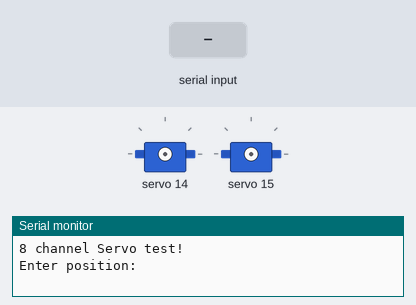
This program was run on a simulated ESP32-S3. On the bench: 2 × servo, the last lines printed to the serial monitor. The test bench sets the inputs (shaded band).

Above: at 1.2 s.
1.3 s: "90,45\n" received over Serial
3.8 s: "30,150\n" received over Serial
At 5.6 s:
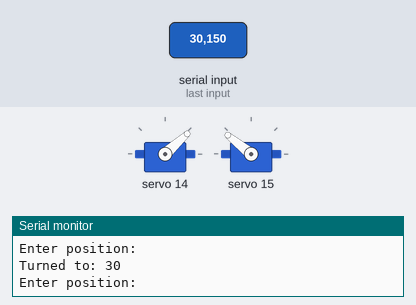
6.3 s: "0\n" received over Serial
At 8.5 s:
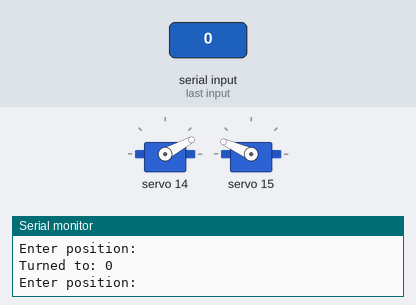
8.8 s: "200\n" received over Serial
At 10.6 s:
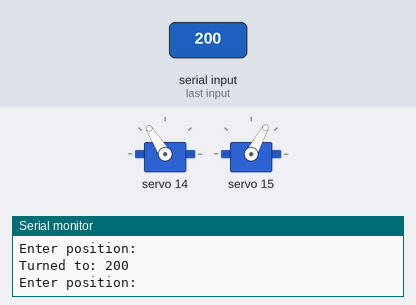
11.3 s: "90\n" received over Serial
At 13.7 s:
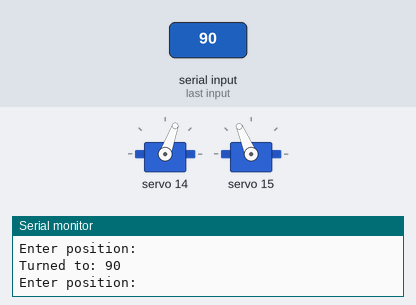
Timing chart, 0 to 14.8 s (numbered marks = the images above; inputs shaded):
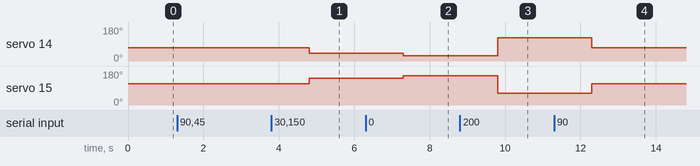

The program:

main.cpp
```cpp
#include <Wire.h>
#include <SPI.h>
#include <Adafruit_PWMServoDriver.h>

// called this way, it uses the default address 0x40
//Adafruit_PWMServoDriver pwm = Adafruit_PWMServoDriver();
// you can also call it with a different address you want
//Adafruit_PWMServoDriver pwm = Adafruit_PWMServoDriver(0x41);
// you can also call it with a different address and I2C interface
Adafruit_PWMServoDriver pwm = Adafruit_PWMServoDriver(0x40, Wire);

#define I2C_SDA     4              // I2C SDA pin
#define I2C_SCL     5               // I2C SCL pin
#define I2C_CLOCK   400000L       // I2C clock rate


// Depending on your servo make, the pulse width min and max may vary, you
// want these to be as small/large as possible without hitting the hard stop
// for max range. You'll have to tweak them as necessary to match the servos you
// have!
#define SERVOMIN  170 // This is the 'minimum' pulse length count (out of 4096)
#define SERVOMAX  440 // This is the 'maximum' pulse length count (out of 4096)
#define USMIN  800 // This is the rounded 'minimum' microsecond length based on the minimum pulse of 150
#define USMAX  2220 // This is the rounded 'maximum' microsecond length based on the maximum pulse of 600
#define SERVO_FREQ 50 // Analog servos run at ~50 Hz updates

// our servo # counter
uint8_t servonum = 0;

void setup() {
  Serial.begin(115200);
  Serial.println("8 channel Servo test!");

  Wire.begin(I2C_SDA, I2C_SCL);
  Wire.setClock(I2C_CLOCK);

  pwm.begin();
  pwm.setOscillatorFrequency(27000000);
  pwm.setPWMFreq(SERVO_FREQ);
}

void loop() {
  Serial.println("Enter position: ");
  while(Serial.available() == 0){};
  int pos = Serial.readString().toInt();
  if (pos >= 0 && pos <= SERVOMAX-SERVOMIN){
    pwm.setPWM(14, 0, pos+SERVOMIN);
    pwm.setPWM(15, 0, SERVOMAX-pos);
    Serial.print("Turned to: ");
    Serial.println(pos);
  }
  else {
    Serial.println("Invalid postition!");
  }

  // // Drive each servo one at a time using setPWM()
  // Serial.println(servonum);
  // for (uint16_t pulselen = 0; pulselen < SERVOMAX-SERVOMIN; pulselen+=10) {
  //   pwm.setPWM(14, 0, pulselen+SERVOMIN);
  //   pwm.setPWM(15, 0, SERVOMAX-pulselen+SERVOMIN);
  //   Serial.println(pulselen);
  //   delay(50);
  // }

  // delay(1000);

  // pwm.setPWM(14, 0, SERVOMIN);
  // pwm.setPWM(15, 0, SERVOMAX);


  // for (uint16_t pulselen = SERVOMAX; pulselen > SERVOMIN; pulselen--) {
  //   pwm.setPWM(servonum, 0, pulselen);
  // }

  // delay(50);

  // servonum++;
  // if (servonum > 15) servonum = 0; // Testing the first 8 servo channels
}
```

Measured:
- after the input at 3.8 s, servo 14: 70° → 42° after 1.0 s; servo 15: 113° → 141° after 1.0 s
- after the input at 6.3 s, servo 14: 42° → 28° after 1.0 s; servo 15: 141° → 156° after 1.0 s
- after the input at 8.8 s, servo 14: 28° → 122° after 1.0 s; servo 15: 156° → 61° after 1.0 s
- after the input at 11.3 s, servo 14: 122° → 70° after 1.0 s; servo 15: 61° → 113° after 1.0 s
